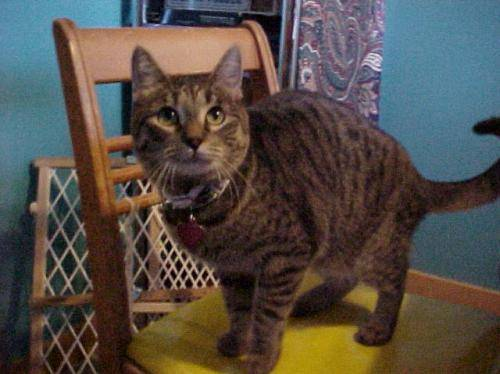
#> input picture _3th_year/_2nd_term/3ii_ML/Ass/Week8/data/cat_dog_panda/train/cats/cats_00001.jpg, 500 x 374 px, found by its file name; its folder holds only this picture in this run
$ jupyter execute --allow-errors Week10_Gaussian_Mix_EM.ipynb
#> lines starting #> are read from the running program, lines starting #| are printed output that depends on the picture
# K-measn model

## Ví dụ 1.
(Data: Khởi tạo 3 tập ngẫu nhiên, mỗi tập N điểm theo phân phối chuẩn Gaussian có 3 kỳ vọng - tâm cụm, và ma trận hiệp phương sai cov)

### Khởi tạo data

[cell 1]
#  Gọi các thư viện cần thiết
# Ta tự xây dựng phần k-means nên sẽ không gọi sklearn

from __future__ import print_function
import numpy as np
import matplotlib.pyplot as plt
from scipy.spatial.distance import cdist
np.random.seed(11)

# Kỳ vọng và hiệp phương sai của 3 cụm dữ liệu
means = [[2, 2], [8, 3], [3, 6]]
cov = [[1, 0], [0, 1]]

# Số điểm mỗi cụm dữ liệu
N = 500

# Tạo các cụm dữ liệu qua phân bố chuẩn (Gaussian)
X0 = np.random.multivariate_normal(means[0], cov, N)
X1 = np.random.multivariate_normal(means[1], cov, N)
X2 = np.random.multivariate_normal(means[2], cov, N)
# Tổng hợp dữ liệu từ các cụm
X = np.concatenate((X0, X1, X2), axis = 0)

# Số cụm = 3
K = 3

# Gán nhãn ban đầu cho các cụm, sau đó ta test model và so sánh
original_label = np.asarray([0]*N + [1]*N + [2]*N).T

### Xây dựng thuật toán bằng Numpy

Xây dựng các hàm thực hiện thuật toán

[cell 2]
def kmeans_display(X, label):
    K = np.amax(label) + 1
    X0 = X[label == 0, :]
    X1 = X[label == 1, :]
    X2 = X[label == 2, :]

    plt.plot(X0[:, 0], X0[:, 1], 'b^', markersize = 4, alpha = .8)
    plt.plot(X1[:, 0], X1[:, 1], 'go', markersize = 4, alpha = .8)
    plt.plot(X2[:, 0], X2[:, 1], 'rs', markersize = 4, alpha = .8)

    plt.axis('equal')
    plt.plot()
    plt.show()
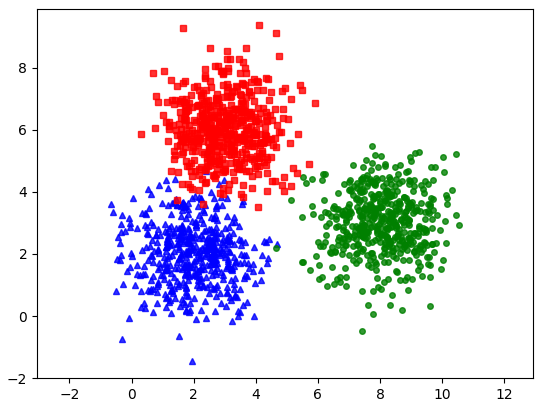
#> figure drawn by matplotlib, 1 panel

[cell 3]
def kmeans_init_centers(X, k):
    # randomly pick k rows of X as initial centers
    return X[np.random.choice(X.shape[0], k, replace=False)]

[cell 4]
def kmeans_assign_labels(X, centers):
    # calculate pairwise distances btw data and centers
    D = cdist(X, centers)
    # return index of the closest center
    return np.argmin(D, axis = 1)

[cell 5]
def kmeans_update_centers(X, labels, K):
    centers = np.zeros((K, X.shape[1]))
    for k in range(K):
        # collect all points assigned to the k-th cluster
        Xk = X[labels == k, :]
        # take average
        centers[k,:] = np.mean(Xk, axis = 0)
    return centers

[cell 6]
def has_converged(centers, new_centers):
    # return True if two sets of centers are the same
    return (set([tuple(a) for a in centers]) == set([tuple(a) for a in new_centers]))

[cell 7]
def kmeans(X, K):
#> called with X = array of shape (1500, 2), K = 3
    centers = [kmeans_init_centers(X, K)]
    labels = []
    it = 0
    while (it < 100000):
        labels.append(kmeans_assign_labels(X, centers[-1]))
        new_centers = kmeans_update_centers(X, labels[-1], K)
        if has_converged(centers[-1], new_centers):
            break
        centers.append(new_centers)
        it += 1
    return (centers, labels, it)

Sử dụng hàm đã xây dựng

[cell 8]
kmeans_display(X, original_label)

[cell 9]
(centers, labels, it) = kmeans(X, K)
print('Centers found by our algorithm:')
print(centers[-1])

kmeans_display(X, labels[-1])
#> in kmeans_display (call 2), `plt.show()`:
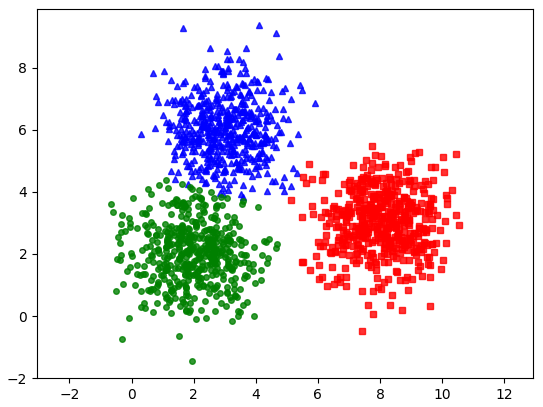
#> figure drawn by matplotlib, 1 panel

### Dùng thư viện sklearn

[cell 10]
from sklearn.cluster import KMeans
kmeans = KMeans(n_clusters=3, random_state=0).fit(X)
print('Centers found by scikit-learn:')
print(kmeans.cluster_centers_)
pred_label = kmeans.predict(X)
kmeans_display(X, pred_label)
#> in kmeans_display (call 3), `plt.show()`:
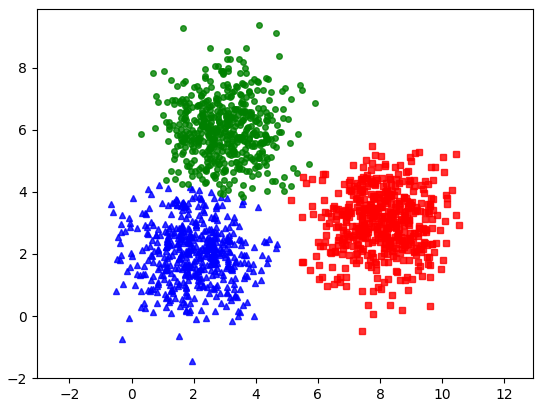
#> figure drawn by matplotlib, 1 panel

## Ví dụ 2.
(Thực hiện phân cụm cho bộ dữ liệu chữ số viết tay)
- Đọc 500 mẫu từ phần training
- Thực hiện phân cụm k-means
- Kiểm tra trong mỗi cụm, tỷ lệ có nhãn nào là cao nhất
- Đếm và in ra tỷ lệ mẫu không thuộc nhãn đó nhưng được phân vào cùng 1 nhãn

Nội dung code mẫu sẽ sử dụng thư viện, tý sẽ dùng hàm numpy tự xây dựng để thực hành ở bài 2

### Xây dựng hàm trực quan hóa dữ liệu

[cell 11]
# !pip install python-mnist

[cell 12]
import numpy as np
from mnist import MNIST # do không có mạng
import matplotlib
import matplotlib.pyplot as plt
from sklearn.cluster import KMeans
from sklearn.neighbors import NearestNeighbors
from sklearn.preprocessing import normalize

[cell 13]
# This function visualizes filters in matrix A. Each column of A is a
# filter. We will reshape each column into a square image and visualizes
# on each cell of the visualization panel.
# All other parameters are optional, usually you do not need to worry
# about it.
# opt_normalize: whether we need to normalize the filter so that all of
# them can have similar contrast. Default value is true.
# opt_graycolor: whether we use gray as the heat map. Default is true.
# opt_colmajor: you can switch convention to row major for A. In that
# case, each row of A is a filter. Default value is false.
# source: https://github.com/tsaith/ufldl_tutorial


def display_network(A, m=-1, n=-1):
#> called with A = array of shape (2, 3), m = 3, n = 1
    opt_normalize = True
    opt_graycolor = True

    # Rescale
    A = A - np.average(A)

    # Compute rows & cols
    (row, col) = A.shape
    sz = int(np.ceil(np.sqrt(row)))
    buf = 1
    if m < 0 or n < 0:
        n = np.ceil(np.sqrt(col))
        m = np.ceil(col / n)

    image = np.ones(shape=(buf + m * (sz + buf), buf + n * (sz + buf)))

    if not opt_graycolor:
        image *= 0.1

    k = 0

    for i in range(int(m)):
        for j in range(int(n)):
            if k >= col:
                continue

            clim = np.max(np.abs(A[:, k]))

            if opt_normalize:
                image[
                    buf + i * (sz + buf) : buf + i * (sz + buf) + sz,
                    buf + j * (sz + buf) : buf + j * (sz + buf) + sz,
                ] = (
                    A[:, k].reshape(sz, sz) / clim
                )
            else:
                image[
                    buf + i * (sz + buf) : buf + i * (sz + buf) + sz,
                    buf + j * (sz + buf) : buf + j * (sz + buf) + sz,
                ] = A[:, k].reshape(sz, sz) / np.max(np.abs(A))
            k += 1

    return image


# [47 lines left out: function display_color_network, not called in this run]

### Chạy cho 1000 mẫu đầu tiên

#> (a cell that did not finish here is left out)

[cell 15]
print(type(kmeans.cluster_centers_.T))
print(kmeans.cluster_centers_.T.shape)
#> (the rest of this cell did not finish here and is left out)

[cell 16]
N0 = 20
X1 = np.zeros((N0 * K, 784))
X2 = np.zeros((N0 * K, 784))

#> (the rest of this cell did not finish here and is left out)

[cell 17]
plt.axis('off')
A = display_network(X2.T, K, N0)
f2 = plt.imshow(A, interpolation='nearest' )
plt.gray()
plt.show()
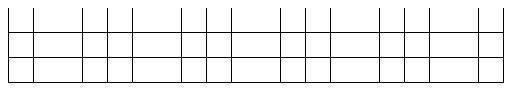
#> figure drawn by matplotlib, 1 panel

## Bài tập tự thực hành

### Bài 1
Hãy áp dụng đoạn chương trình chúng ta tự xây dựng trong ví dụ 1, với dữ liệu là hình ảnh chữ số viết tay như trong ví dụ 2, chạy để xem xét kết quả.
(Làm lại ví dụ 2 nhưng bằng hàm tự xây dựng với Numpy)

#> (a cell that did not finish here is left out)

### Bài 2
Áp dụng mô hình trên cho bài tập phân loại ảnh chó-mèo (xem lại phần CNN), thử thực hiện phân cụm thành 02 cụm và kiểm tra kết quả.

#### Load ảnh chó mèo

[cell 19]
import os

base_dir = "/mnt/DataK/Univer/UniSubject/_3th_year/_2nd_term/3ii_ML/Ass/Week8/data/cat_dog_panda"
# Change the base_dir to where you put dataset
print("Contents of base directory:")
print(os.listdir(base_dir))

print("\nContents of train directory:")
print(os.listdir(f"{base_dir}/train"))

print("\nContents of validation directory:")
#> (the rest of this cell did not finish here and is left out)

[cell 20]
import os
import numpy as np
import matplotlib.pyplot as plt
import cv2
from sklearn.cluster import KMeans
from sklearn import metrics

# Function to load and preprocess images
def load_and_preprocess_images(directory):
    images = []
    for filename in os.listdir(directory):
        img = cv2.imread(os.path.join(directory, filename))
#> img is the input picture: shape (374, 500, 3); mean B, G, R 70.4, 76.6, 83.6
        img = cv2.resize(img, (100, 100))  # Resize image to 100x100
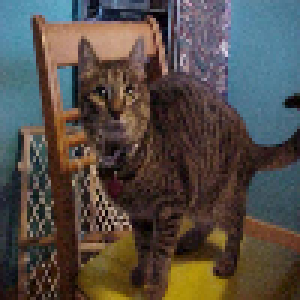
#> img: shape (100, 100, 3) (shown 3 times larger); mean B, G, R 70.3, 76.6, 83.5
        img = cv2.cvtColor(img, cv2.COLOR_BGR2RGB)  # Convert BGR to RGB
        images.append(img)
    return np.array(images)

# Load and preprocess training images
train_cats_dir = '/mnt/DataK/Univer/UniSubject/_3th_year/_2nd_term/3ii_ML/Ass/Week8/data/cat_dog_panda/train/cats'
train_dogs_dir = '/mnt/DataK/Univer/UniSubject/_3th_year/_2nd_term/3ii_ML/Ass/Week8/data/cat_dog_panda/train/dogs'
train_cat_images = load_and_preprocess_images(train_cats_dir)
train_cat_images = load_and_preprocess_images(train_cats_dir)
train_dog_images = load_and_preprocess_images(train_dogs_dir)
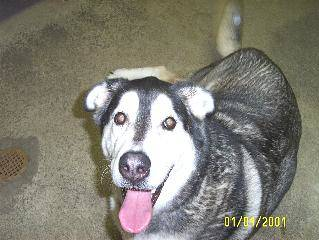
#> input picture _3th_year/_2nd_term/3ii_ML/Ass/Week8/data/cat_dog_panda/train/dogs/dogs_00123.jpg, 319 x 240 px, found by its file name
#> in load_and_preprocess_images, img is the input picture: shape (240, 319, 3); mean B, G, R 115.9, 127, 129.5
#> in load_and_preprocess_images (call 3), `img = cv2.resize(img, (100, 100))`:
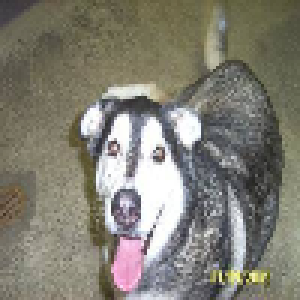
#> img: shape (100, 100, 3) (shown 3 times larger); mean B, G, R 115.9, 127, 129.6

# Combine cat and dog images
X_train = np.concatenate([train_cat_images, train_dog_images])
y_train = np.array([0]*len(train_cat_images) + [1]*len(train_dog_images))
#> y_train = [0, 1]

# Reshape images into a 1D array
X_train_flat = X_train.reshape(X_train.shape[0], -1)

#### Thực hiện phân cụm K-means

[cell 21]
# Use K-means to cluster images
kmeans = KMeans(n_clusters=2, random_state=42)
kmeans.fit(X_train_flat)

#### Đánh giá kết quả

##### Theo Accuracy
Mục đích: đánh giá dự đoán của phân cụm so với nhãn thực tế đúng đến bao nhiêu

[cell 22]
# Predicted labels
predicted_labels = kmeans.labels_

# Convert cluster labels to match with true labels
predicted_labels[predicted_labels == 0] = np.argmax(np.bincount(y_train[predicted_labels == 0]))
predicted_labels[predicted_labels == 1] = np.argmax(np.bincount(y_train[predicted_labels == 1]))

# Calculate accuracy
accuracy = np.mean(predicted_labels == y_train)
#> accuracy = 1
print("Accuracy:", accuracy)
#| Accuracy: 1.0

##### Theo Adjusted Rand Index
Mục đích: đánh giá độ tương đồng giữa hai phân cụm, trong trường hợp này là giữa các nhãn cụm dự đoán và nhãn thực tế. Chỉ số này có giá trị trong khoảng [-1, 1], với 1 cho biết hai phân cụm hoàn toàn giống nhau, 0 cho biết hai phân cụm không tốt hơn so với phân phối ngẫu nhiên của các nhãn, và -1 cho biết sự không tương quan giữa hai phân cụm

[cell 23]
# Predicted labels
predicted_labels = kmeans.labels_

# Cluster centers
centers = kmeans.cluster_centers_

# Evaluation
print("Adjusted Rand Index:", metrics.adjusted_rand_score(y_train, predicted_labels))
#| Adjusted Rand Index: 1.0

# Gaussian Mixture model

## Triển khai thuật toán EM dùng Numpy

### Code mẫu

#### Dữ liệu

##### Hàm đọc và trực quan hóa dữ liệu

[cell 24]
import numpy as np
import matplotlib.pyplot as plt
from scipy.stats import multivariate_normal


def gen_data(k=3, dim=2, points_per_cluster=200, lim=[-10, 10]):
    """
    Generates data from a random mixture of Gaussians in a given range.
    Will also plot the points in case of 2D.
    input:
        - k: Number of Gaussian clusters
        - dim: Dimension of generated points
        - points_per_cluster: Number of points to be generated for each cluster
        - lim: Range of mean values
    output:
        - X: Generated points (points_per_cluster*k, dim)
    """
    x = []
    mean = random.rand(k, dim) * (lim[1] - lim[0]) + lim[0]
    for i in range(k):
        cov = random.rand(dim, dim + 10)
        cov = np.matmul(cov, cov.T)
        _x = np.random.multivariate_normal(mean[i], cov, points_per_cluster)
        x += list(_x)
    x = np.array(x)
    if dim == 2:
        fig = plt.figure()
        ax = fig.gca()
        ax.scatter(x[:, 0], x[:, 1], s=3, alpha=0.4)
        ax.autoscale(enable=True)
    return x


def plot(title):
    '''
    Draw the data points and the fitted mixture model.
    input:
        - title: title of plot and name with which it will be saved.
    '''
    fig = plt.figure(figsize=(8, 8))
    ax = fig.gca()
    ax.scatter(X[:, 0], X[:, 1], s=3, alpha=0.4)
    ax.scatter(gmm.mu[:, 0], gmm.mu[:, 1], c=gmm.colors)
    gmm.draw(ax, lw=3)
    ax.set_xlim((-22, 22))
    ax.set_ylim((-22, 22))

    plt.title(title)
    # plt.savefig(title.replace(':', '_'))
    plt.show()
    plt.clf()

##### Thực hiện việc đọc và trực quan hóa dữ liệu

#> (a cell that did not finish here is left out)

#### Model

##### Định nghĩa class dùng build GMM model

[cell 26]
import numpy as np
from numpy import random
from matplotlib.patches import Ellipse
import matplotlib.transforms as transforms
from scipy.stats import multivariate_normal

class GMM():
    def __init__(self, k, dim, init_mu=None, init_sigma=None, init_pi=None, colors=None):
        '''
        Define a model with known number of clusters and dimensions.
        input:
            - k: Number of Gaussian clusters
            - dim: Dimension
            - init_mu: initial value of mean of clusters (k, dim)
                       (default) random from uniform[-10, 10]
            - init_sigma: initial value of covariance matrix of clusters (k, dim, dim)
                          (default) Identity matrix for each cluster
            - init_pi: initial value of cluster weights (k,)
                       (default) equal value to all cluster i.e. 1/k
            - colors: Color valu for plotting each cluster (k, 3)
                      (default) random from uniform[0, 1]
        '''
#> called with k = 3, dim = 2
        self.k = k
        self.dim = dim
        if(init_mu is None):
            init_mu = random.rand(k, dim)*20 - 10
        self.mu = init_mu
        if(init_sigma is None):
            init_sigma = np.zeros((k, dim, dim))
            for i in range(k):
                init_sigma[i] = np.eye(dim)
        self.sigma = init_sigma
        if(init_pi is None):
            init_pi = np.ones(self.k)/self.k
        self.pi = init_pi
        if(colors is None):
            colors = random.rand(k, 3)
            for i in range(k):
                colors[i, 2] = i/k
        self.colors = colors

    def init_em(self, X):
        '''
        Initialization for EM algorithm.
        input:
            - X: data (batch_size, dim)
        '''
        self.data = X
        self.num_points = X.shape[0]
        self.z = np.zeros((self.num_points, self.k))

    def e_step(self):
        '''
        E-step of EM algorithm.
        '''
        for i in range(self.k):
            self.z[:, i] = self.pi[i] * multivariate_normal.pdf(self.data, mean=self.mu[i], cov=self.sigma[i])
        self.z /= self.z.sum(axis=1, keepdims=True)

    def m_step(self):
        '''
        M-step of EM algorithm.
        '''
        sum_z = self.z.sum(axis=0)
        self.pi = sum_z / self.num_points
        self.mu = np.matmul(self.z.T, self.data)
        self.mu /= sum_z[:, None]
        for i in range(self.k):
            j = np.expand_dims(self.data, axis=1) - self.mu[i]
            s = np.matmul(j.transpose([0, 2, 1]), j)
            self.sigma[i] = np.matmul(s.transpose(1, 2, 0), self.z[:, i] )
            self.sigma[i] /= sum_z[i]

    def log_likelihood(self, X):
        '''
        Compute the log-likelihood of X under current parameters
        input:
            - X: Data (batch_size, dim)
        output:
            - log-likelihood of X: Sum_n Sum_k log(pi_k * N( X_n | mu_k, sigma_k ))
        '''
        ll = []
        for d in X:
            tot = 0
            for i in range(self.k):
                tot += self.pi[i] * multivariate_normal.pdf(d, mean=self.mu[i], cov=self.sigma[i])
            ll.append(np.log(tot))
        return np.sum(ll)

    def plot_gaussian(self, mean, cov, ax, n_std=3.0, facecolor='none', **kwargs):
        '''
        Utility function to plot one Gaussian from mean and covariance.
        '''
        pearson = cov[0, 1]/np.sqrt(cov[0, 0] * cov[1, 1])
        ell_radius_x = np.sqrt(1 + pearson)
        ell_radius_y = np.sqrt(1 - pearson)
        ellipse = Ellipse((0, 0),
            width=ell_radius_x * 2,
            height=ell_radius_y * 2,
            facecolor=facecolor,
            **kwargs)
        scale_x = np.sqrt(cov[0, 0]) * n_std
        mean_x = mean[0]
        scale_y = np.sqrt(cov[1, 1]) * n_std
        mean_y = mean[1]
        transf = transforms.Affine2D() \
            .rotate_deg(45) \
            .scale(scale_x, scale_y) \
            .translate(mean_x, mean_y)
        ellipse.set_transform(transf + ax.transData)
        return ax.add_patch(ellipse)

    def draw(self, ax, n_std=2.0, facecolor='none', **kwargs):
        '''
        Function to draw the Gaussians.
        Note: Only for two-dimensionl dataset
        '''
#> called with n_std = 2, facecolor = 'none'
        if(self.dim != 2):
            print("Drawing available only for 2D case.")
            return
        for i in range(self.k):
            self.plot_gaussian(self.mu[i], self.sigma[i], ax, n_std=n_std, edgecolor=self.colors[i], **kwargs)

##### Xây dựng GMM model

[cell 27]
# Create a Gaussian Mixture Model
gmm = GMM(3, 2)

[cell 28]
# Training the GMM using EM

# Initialize EM algo with data
gmm.init_em(X)

num_iters = 20
# Saving log-likelihood
log_likelihood = [gmm.log_likelihood(X)]
# plotting
plot("Iteration:  0")
#> in plot, `plt.show()`:
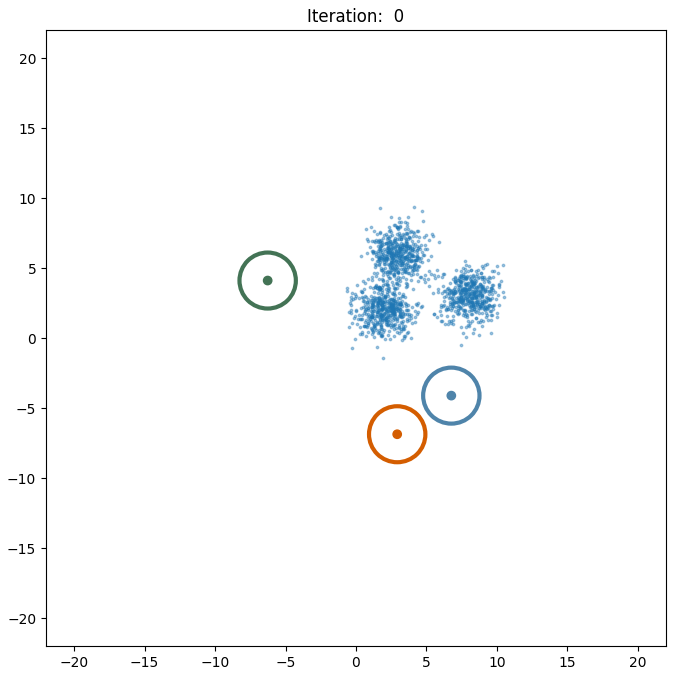
#> figure drawn by matplotlib, 1 panel
for e in range(num_iters):
    # E-step
    gmm.e_step()
    # M-step
    gmm.m_step()
    # Computing log-likelihood
    log_likelihood.append(gmm.log_likelihood(X))
    print("Iteration: {}, log-likelihood: {:.4f}".format(e+1, log_likelihood[-1]))
    # plotting
    plot(title="Iteration: " + str(e+1))

### Bài tập tự thực hành

#### Bài 1
Sử dụng đoạn code trên để áp dựng cho dữ liệu là phần đầu vào của tập dữ liệu hoa Iris (bỏ trường tên loại hoa). Sau khi phân cụm xong hãy đối sánh kết quả với các phân loại đúng.

[cell 29]
from sklearn.datasets import load_iris

# Load labels for comparison
iris = load_iris()
X = iris.data
iris_labels = iris.target

[cell 30]
from sklearn.decomposition import PCA
# Reduce the dimensionality of X to 2 dimensions using PCA
pca = PCA(n_components=2)
X_reduced = pca.fit_transform(X)

[cell 31]
import matplotlib.pyplot as plt
from sklearn.metrics import adjusted_rand_score
from sklearn.mixture import GaussianMixture
from matplotlib.colors import ListedColormap

# Define a colormap for the plot
cmap = ListedColormap(['#FF0000', '#00FF00', '#0000FF'])

# Function to plot data and GMM clusters
def plot_iteration(X, gmm, title):
#> called with X = array of shape (150, 2), title = 'Iteration:  0'
    plt.figure(figsize=(8, 6))
    plt.scatter(X[:, 0], X[:, 1], c=gmm.predict(X), marker='o', s=50, cmap=cmap, edgecolor='k')
    plt.scatter(gmm.means_[:, 0], gmm.means_[:, 1], marker='x', s=200, color='k', linewidths=2)
    plt.title(title)
    plt.xlabel('Feature 1')
    plt.ylabel('Feature 2')
    plt.grid(True)
    plt.show()
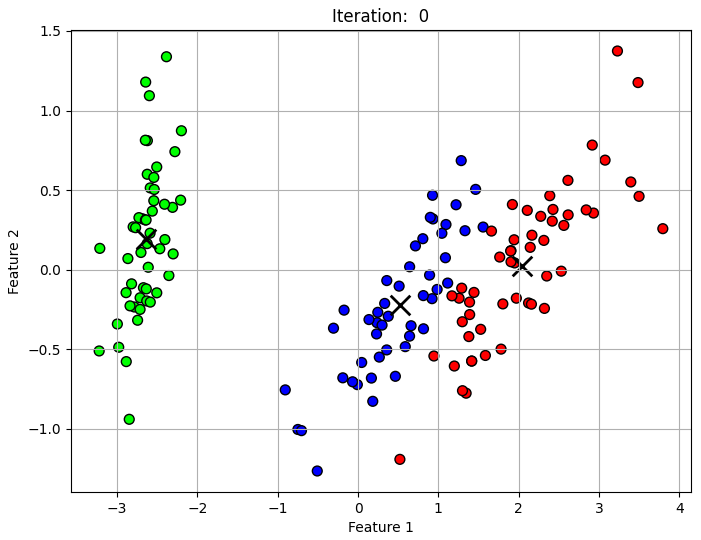
#> figure drawn by matplotlib, 1 panel

# Training the GMM using EM
gmm = GaussianMixture(n_components=3, random_state=42)

# Fit the model
gmm.fit(X_reduced)

num_iters = 3   # vì ngay sau lần lặp đầu tiên gần như không có sự thay đổi tiếp
# Saving log-likelihood
log_likelihood = [gmm.score(X_reduced)]
# plotting
plot_iteration(X_reduced, gmm, title="Iteration:  0")
for e in range(num_iters):
    # E-step
    gmm.fit(X_reduced)
    # M-step
    # Computing log-likelihood
    log_likelihood.append(gmm.score(X_reduced))
    print("Iteration: {}, log-likelihood: {:.4f}".format(e+1, log_likelihood[-1]))
    # plotting
    plot_iteration(X_reduced, gmm, title="Iteration: " + str(e+1))

# Convert cluster labels to match with true labels
predicted_labels_gmm = gmm.predict(X_reduced)
ari_gmm = adjusted_rand_score(iris_labels, predicted_labels_gmm)

print("Adjusted Rand Index (GMM):", ari_gmm)
